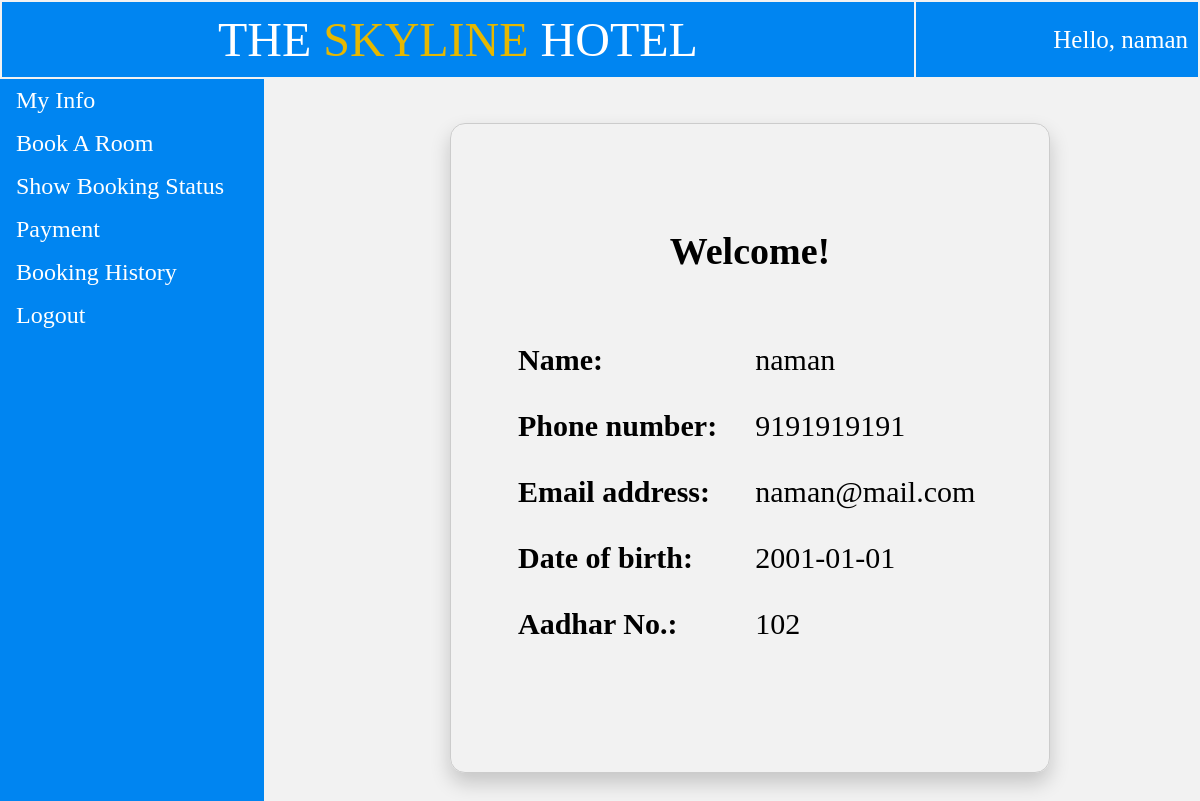
The page /user_view.php on the database its author committed.
### tables this page shows
CREATE TABLE `temp_session` (
  `phone` bigint(11) NOT NULL,
  `password` varchar(20) NOT NULL,
  `name` varchar(20) NOT NULL,
  `email` varchar(30) NOT NULL,
  `idproof` varchar(20) NOT NULL,
  `dob` date NOT NULL
);

### user_view.php (the view, shortened to what this page needs)
<!DOCTYPE html>
<html>
<head>
</head>
<body>
	<?php
	$conn = new mysqli("localhost", "root", "", "iwp");
	$sql = "SELECT * from temp_session";
	$result = mysqli_query($conn, $sql);
	$row = mysqli_fetch_row($result); ?>
	<table style="width: 100%;">
		<tr>
			<td id="td1" style="padding: 10px; font-size: 48px; position: sticky; z-index: 1">THE <p style="color: #e6b800; display: inline;">SKYLINE</p> HOTEL</td>
			<td id="td1" style="font-size: 25px; text-align: right;">Hello, <?php echo $row[2]; ?></td>
		</tr>
	</table>
	<ul>
		<li><a href="user_view.php">My Info</a></li>
		<li><a href="bookroom.php">Book A Room</a></li>
		<li><a href="user_room_status.php">Show Booking Status</a></li>
		<li><a href="user_payment.php">Payment</a></li>
		<li><a href="user_booking_history.php">Booking History</a></li>
		<li><a href="index.php">Logout</a></li>
	</ul>
	<div style="margin-left:25%;padding:1px 16px;height:1000px;">
		<table class="basic_box decor">
			<tr>
				<td colspan="2">
					<p style="font-size: 38px; text-align: center;"><b>Welcome!</b></p>
				</td>
			<tr>
				<td><b>Name: </b></td>
				<td><?php echo $row[2] ?><br></td>
			</tr>
			<tr>
				<td><b>Phone number: </b></td>
				<td><?php echo $row[0] ?><br></td>
			</tr>
			<tr>
				<td><b>Email address: </b></td>
				<td><?php echo $row[3] ?><br></td>
			</tr>
			<tr>
				<td><b>Date of birth: </b></td>
				<td><?php echo $row[5] ?><br></td>
			</tr>
			<tr>
				<td><b>Aadhar No.: </b></td>
				<td><?php echo $row[4] ?><br></td>
			</tr>
			<tr>
				<td></td>
			</tr>
			<tr>
				<td></td>
			</tr>
		</table>
	</div>
</body>
</html>

### user_view.php (style rules this page uses)
body { margin: 0; background: #f2f2f2; }
table { font-size: 30px; }
td { padding: 15px; }
#td1 { background-color: #0085F1; color: white; border: 10px; margin-top: -10px; padding: 10px; text-align: center; }
ul { margin: 0; padding: 0; width: 22%; font-size: 24px; background-color: #0085F1; text-decoration: none; position: fixed; height: 100%; overflow: auto; }
li { color: white; }
li a { display: block; color: white; padding: 8px 16px; text-decoration: none; }
.basic_box { border: 1px solid #ccc; border-radius: 15px; margin: auto; width: 600px; padding: 50px; box-shadow: 0 10px 20px rgba(0, 0, 0, 0.19); }
.decor { font-family: Times New Roman; }

### rows shown on the page
temp_session: name "naman", phone "9191919191", email "naman@mail.com", dob "2001-01-01", idproof "102"
